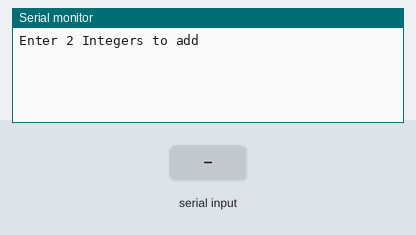
A sketch run on a simulated Arduino Uno, built with avr-gcc and run on an emulated ATmega328P. Parts: the last lines printed to the serial monitor. Inputs (shaded band) come from the test bench.

Above: at 1.2 s.
1.3 s: "90,45\n" received over Serial
At 1.9 s:
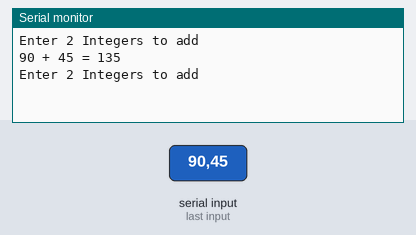
2.8 s: "30,150\n" received over Serial
At 5.0 s:
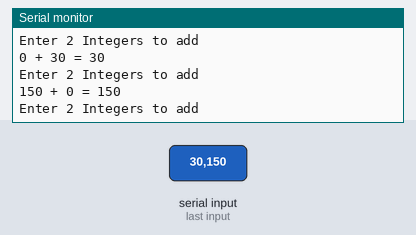

The sketch:

HW2-202155656.ino
```cpp
//HW2-202155656
int num1, num2;

void setup() {
  Serial.begin(9600);
  Serial.println("Enter 2 Integers to add");
}

void loop() {
  if (Serial.available()) { // 데이터가 도착했는지 확인
    while(Serial.available() == 0); // 첫 번째 정수가 입력될 때까지 대기
    num1 = Serial.parseInt(); // 첫 번째 정수 읽기

    while(Serial.available() == 0); // 두 번째 정수가 입력될 때까지 대기
    num2 = Serial.parseInt(); // 두 번째 정수 읽기

    int sum = num1 + num2;
    Serial.print(num1);
    Serial.print(" + ");
    Serial.print(num2);
    Serial.print(" = ");
    Serial.println(sum); // 두 수의 합 출력
    Serial.println("Enter 2 Integers to add");
  }
}
```

Measured:
- after the input at 1.3 s, the serial monitor: prints a new line at once (image 1)
- after the input at 2.8 s, the serial monitor: prints a new line at once (image 2)
